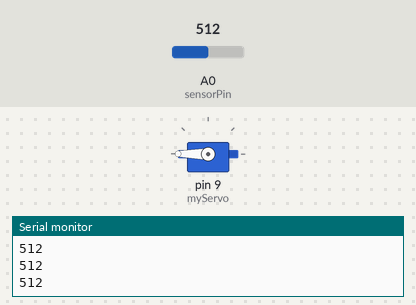
Simulated run of this sketch. Board: Arduino Uno, built with avr-gcc and run on an emulated ATmega328P. On the bench: servo, the last lines printed to the serial monitor. The inputs (shaded band) are chosen by the test bench; at power-on: A0 (sensorPin) = 512.

Above: at 1.2 s.
1.3 s: A0 (sensorPin) set to 409
2.8 s: A0 (sensorPin) set to 382
At 3.4 s:
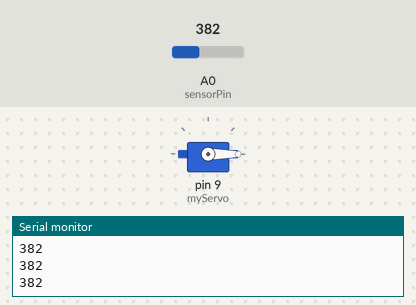
4.3 s: A0 (sensorPin) set to 489
5.8 s: A0 (sensorPin) set to 512
At 7.0 s:
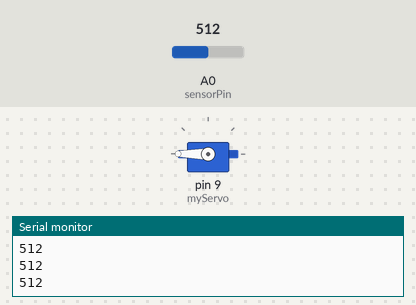
7.3 s: A0 (sensorPin) set to 390
At 13.2 s:
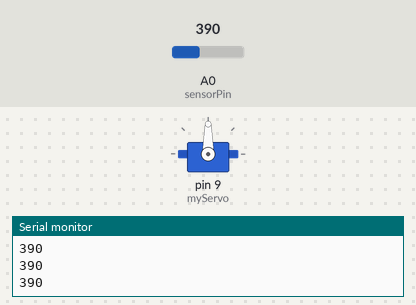
Timing chart, 0 to 13.8 s (numbered marks = the images above; inputs shaded):
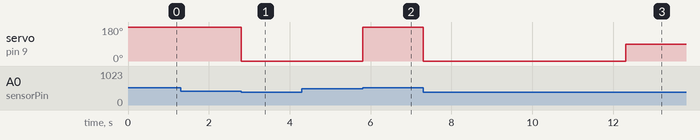

Measured:
- the behaviour switches between 401 and 400 on A0 (sensorPin) (found by bisection; images 0 and 1)
- the behaviour switches between 499 and 500 on A0 (sensorPin) (found by bisection; images 1 and 2)
- after the input at 2.8 s, servo on pin 9 (myServo): 180° → 0° at once
- after the input at 5.8 s, servo on pin 9 (myServo): 0° → 180° at once
- after the input at 7.3 s, servo on pin 9 (myServo): 180° → 0° at once, → 90° 5.0 s later

The sketch:

ArduinoCode.ino
```cpp
#include <Servo.h>

const int sensorPin = A0; // Analog pin connected to SIG
Servo myServo; // Create a servo object
unsigned long lastChangeTime = 0; // Track the last time the input signal changed
const unsigned long timeout = 5000; // 5 seconds timeout
int lastSignal = -1; // Track the last signal value

void setup() {
  Serial.begin(9600); // Start the Serial Monitor and Serial Plotter
  Serial.println("Muscle Signal"); // Add a label for the Serial Plotter

  myServo.attach(9); // Attach the servo to pin 9
  myServo.write(90); // Initialize the servo to 90 degrees (relaxed state)
}

void loop() {
  int muscleSignal = analogRead(sensorPin); // Read the signal value

  // Print only the signal value for Serial Plotter visualization
  Serial.println(muscleSignal);

  // Check if the signal has changed
  if (muscleSignal != lastSignal) {
    lastSignal = muscleSignal;
    lastChangeTime = millis(); // Update the last change time
  }

  // Servo control logic with only two positions
  if (muscleSignal >= 50 && muscleSignal <= 400) {
    // Stressed state
    myServo.write(0); // Move the servo to 0 degrees
  } else if (muscleSignal >= 500 && muscleSignal <= 600) {
    // Relaxed state
    myServo.write(180); // Move the servo to 180 degrees
  }

  // Check for inactivity timeout
  if (millis() - lastChangeTime > timeout) {
    myServo.write(90); // Move the servo to relaxed position after timeout
  }

  delay(10); // Short delay for stable readings
}
```
